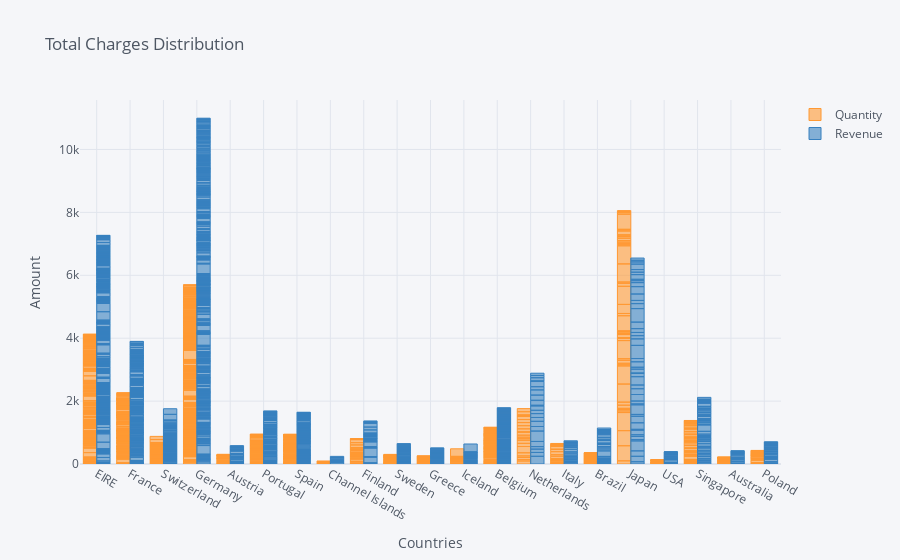

This figure's notebook cell:
### Code cell
info = april_data[['Quantity','Revenue']]
info.index = april_data['Country']
info.iplot(kind='bar', xTitle='Countries', yTitle='Amount', 
          title='Total Charges Distribution')

### Figure 1 — Plotly figure (JSON) as saved in the notebook; plotly's stock layout.template omitted (floating-point values rounded to 4 significant figures; data arrays with more than 128 entries replaced by an {"elided": "..."} marker saying what was removed)
{"data": [{"marker": {"color": "rgba(255, 153, 51, 0.6)", "line": {"color": "rgba(255, 153, 51, 1.0)", "width": 1}}, "name": "Quantity", "orientation": "v", "text": "", "type": "bar", "x": {"elided": "1688 str values"}, "y": {"elided": "1688 int values"}}, {"marker": {"color": "rgba(55, 128, 191, 0.6)", "line": {"color": "rgba(55, 128, 191, 1.0)", "width": 1}}, "name": "Revenue", "orientation": "v", "text": "", "type": "bar", "x": {"elided": "1688 str values"}, "y": {"elided": "1688 float values"}}], "layout": {"legend": {"bgcolor": "#F5F6F9", "font": {"color": "#4D5663"}}, "paper_bgcolor": "#F5F6F9", "plot_bgcolor": "#F5F6F9", "title": {"font": {"color": "#4D5663"}, "text": "Total Charges Distribution"}, "xaxis": {"gridcolor": "#E1E5ED", "showgrid": true, "tickfont": {"color": "#4D5663"}, "title": {"font": {"color": "#4D5663"}, "text": "Countries"}, "zerolinecolor": "#E1E5ED"}, "yaxis": {"gridcolor": "#E1E5ED", "showgrid": true, "tickfont": {"color": "#4D5663"}, "title": {"font": {"color": "#4D5663"}, "text": "Amount"}, "zerolinecolor": "#E1E5ED"}}}
